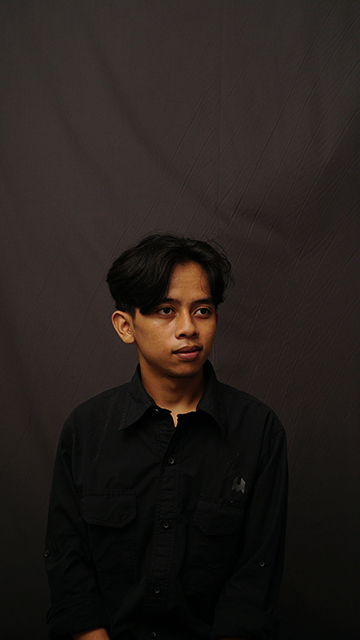
#> input picture pertemuan-10/assets/img/e.JPG, 360 x 640 px, found by its file name
$ python haarCascade.py
#> lines starting #> are read from the running program, lines starting #| are printed output that depends on the picture; after the words box and inside, x2 and y2 are one past the last pixel; in counts of white or black regions, pixels touching at a corner belong together
import cv2

# Muat file Haar Cascade untuk deteksi wajah
face_cascade = cv2.CascadeClassifier(cv2.data.haarcascades + 'haarcascade_frontalface_default.xml')

# Baca citra
image = cv2.imread('assets\img\e.JPG')
#> image is the input picture: shape (640, 360, 3); mean B, G, R 27.5, 30.8, 36.8
resize = cv2.resize(image, (500, 800))
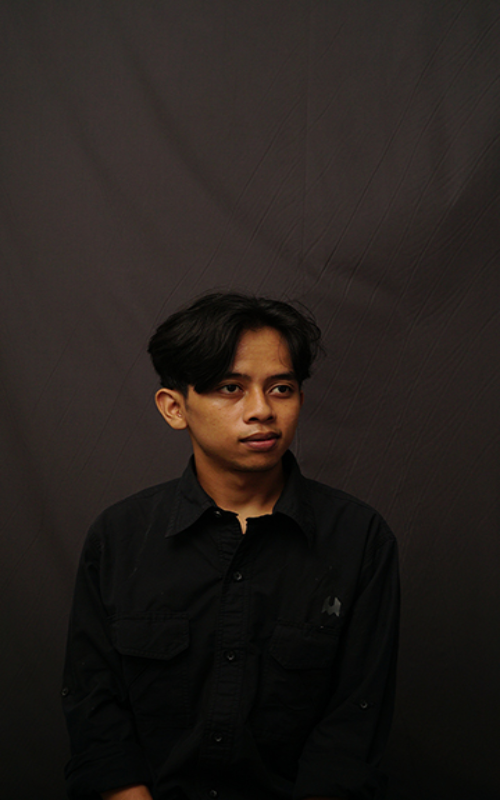
#> resize: shape (800, 500, 3); mean B, G, R 27.4, 30.7, 36.7
gray = cv2.cvtColor(resize, cv2.COLOR_BGR2GRAY)
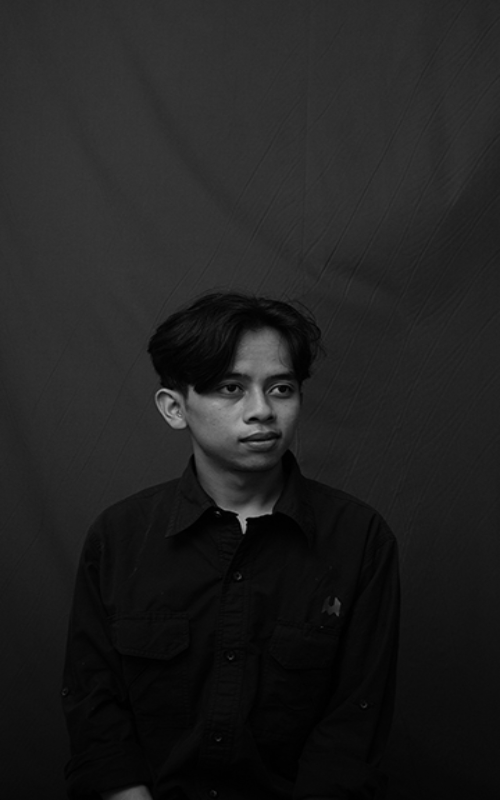
#> gray: shape (800, 500); min 0, max 169, mean 32.1

# Deteksi wajah
faces = face_cascade.detectMultiScale(gray, 1.3, 5)
#> faces = [[207, 347, 110, 110]]

# Gambar bounding box di sekitar wajah yang terdeteksi
for (x, y, w, h) in faces:
    cv2.rectangle(resize, (x, y), (x + w, y + h), (255, 0, 0), 2)
#> this loop made 1 pass
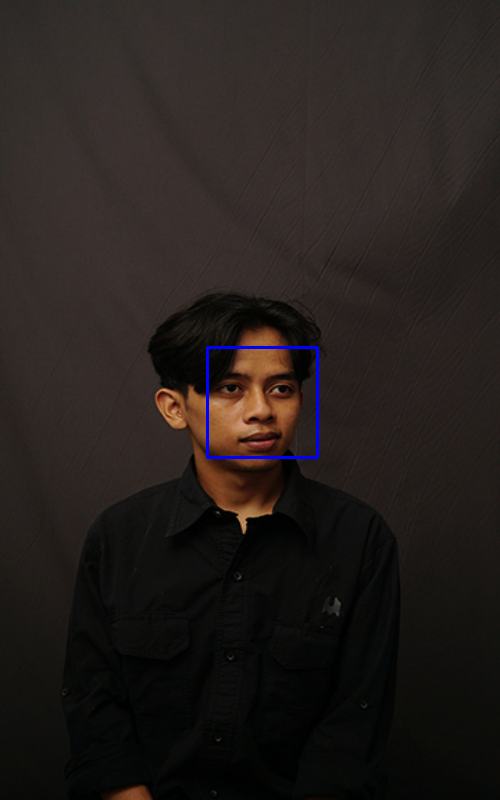
#> resize: shape (800, 500, 3); 0.33% of pixels changed, all inside (x1, y1, x2, y2) = (206, 346, 319, 459)

# Tampilkan hasil
cv2.imshow('Face Detection', resize)
cv2.waitKey(0)
cv2.destroyAllWindows()
